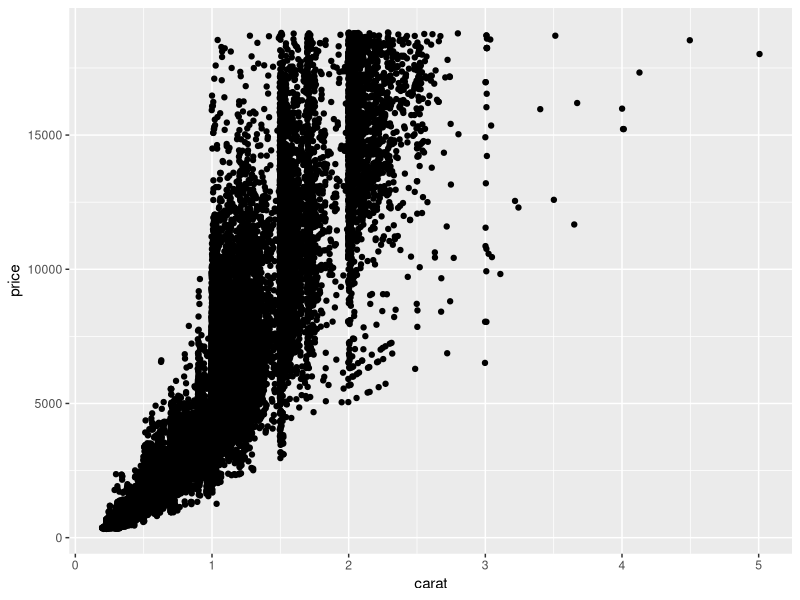

Recreate this plot in R.
## ---- chunk 1
### In this code chunk, start with the diamonds dataset (built in to
### ggplot2 package) and create a plot of price vs. carat (or some other
### variables of your choice)

library(tidyverse)

data("diamonds")

p_v_carat <- ggplot(data=diamonds,aes(x=carat,y=price))+
  geom_jitter()
p_v_carat

## ---- chunk 2
### In this code chunk, start with the diamonds dataset (built in to
### ggplot2 package) and create a subset based on filtering, e.g., 
### size greater than 1 carat or cut is "Ideal"

diamond_subset <- diamonds |> filter(cut=="Ideal")

## ---- chunk 3
### Both partners - delete this comment, then write some code here
### to plot, summarize, calculate something simple using the diamonds
### dataset.


## ---- chunk 4
### Both partners - delete this comment, then write some code here
### to plot, summarize, calculate something simple using the diamonds
### dataset.


